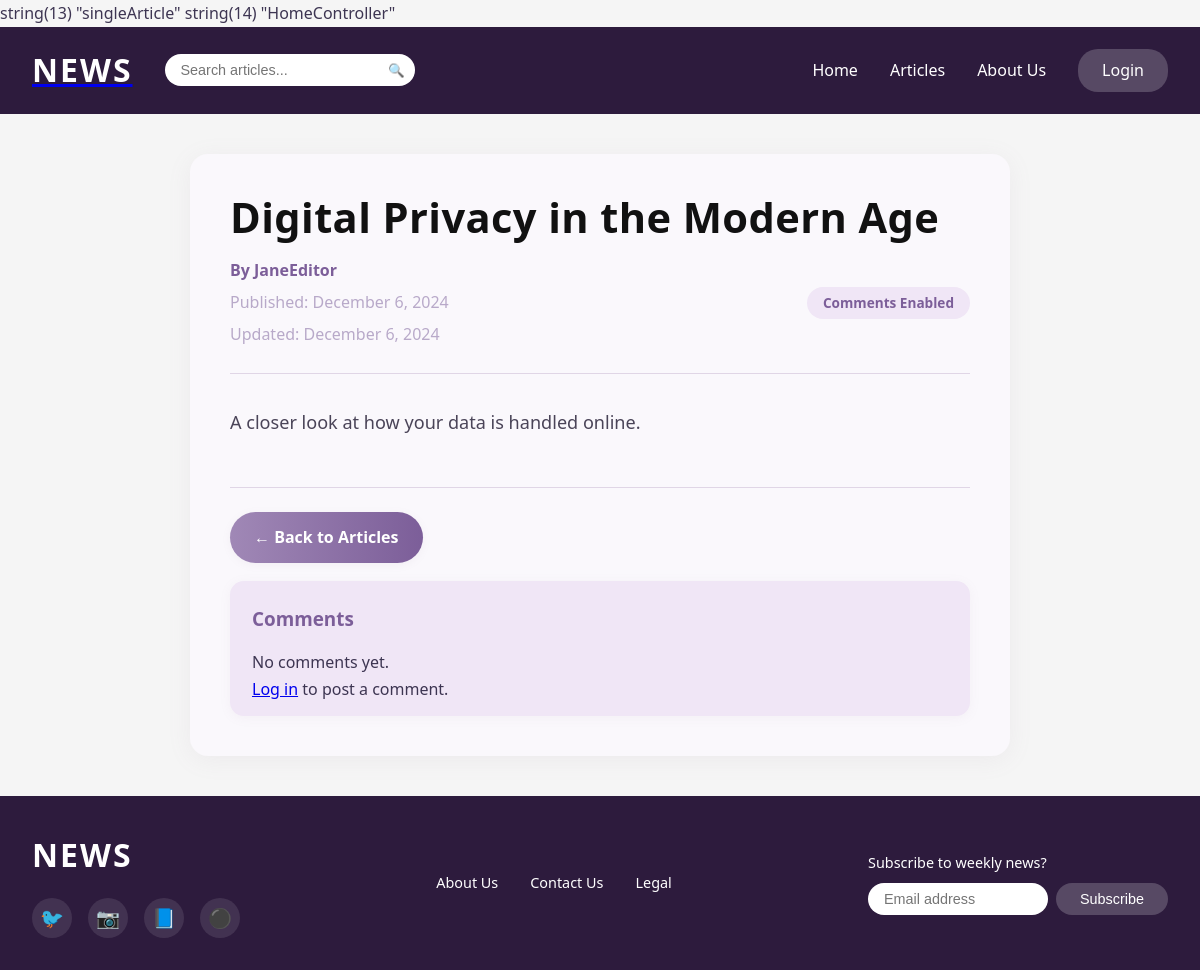
The page /public/article?id=5 on the database as committed earlier.
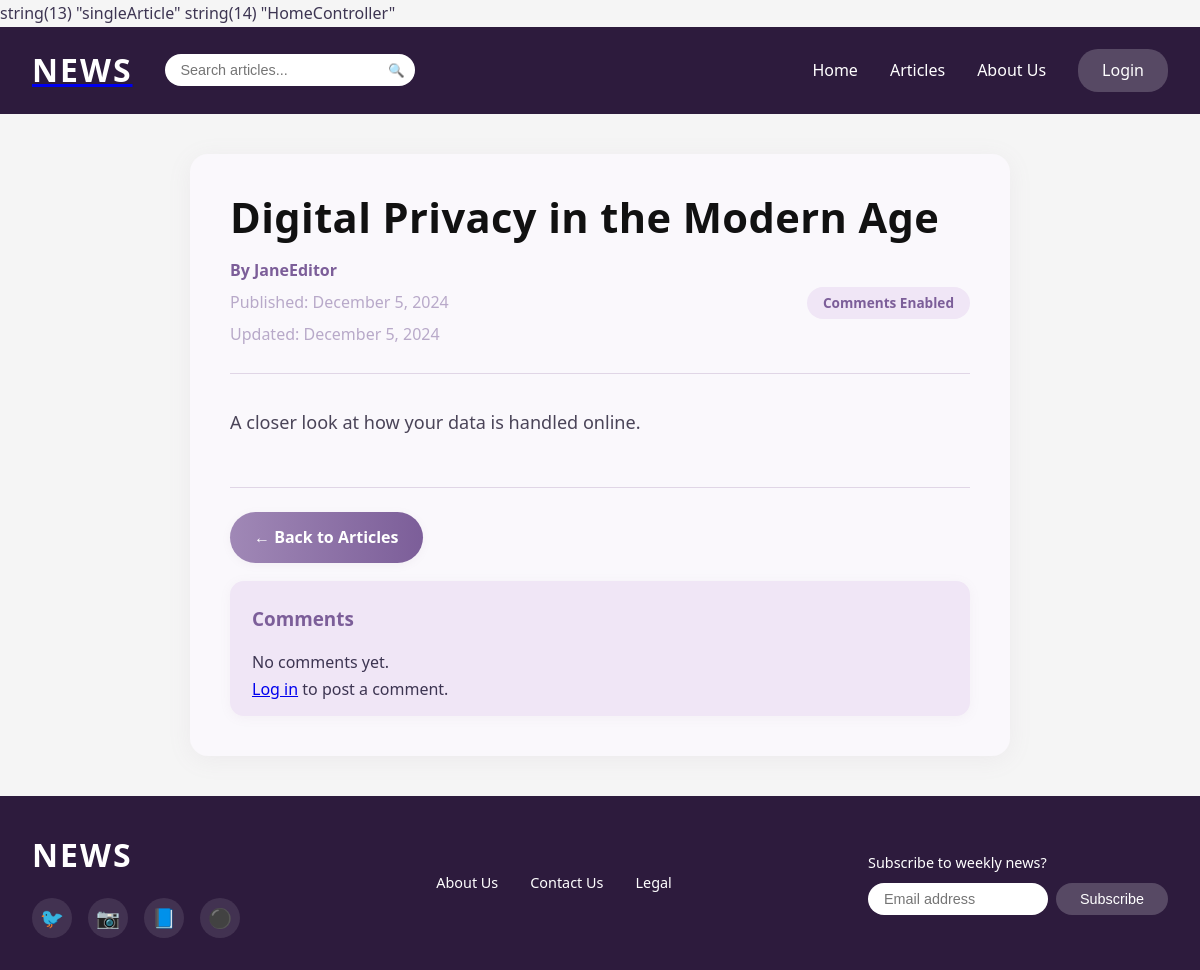
The same page on the database as committed later.
### tables this page shows
CREATE TABLE `articles` (
  `id` int(11) NOT NULL,
  `title` varchar(255) NOT NULL,
  `content` text NOT NULL,
  `author_id` int(11) DEFAULT NULL,
  `is_published` tinyint(1) DEFAULT 0,
  `allow_comments` tinyint(1) DEFAULT 1,
  `created_at` timestamp NOT NULL DEFAULT current_timestamp(),
  `updated_at` timestamp NOT NULL DEFAULT current_timestamp() ON UPDATE current_timestamp(),
  `image_data` longblob DEFAULT NULL,
  `tags_id` int(11) DEFAULT NULL
);

CREATE TABLE `users` (
  `id` int(11) NOT NULL,
  `username` varchar(50) NOT NULL,
  `email` varchar(100) NOT NULL,
  `password` varchar(255) NOT NULL,
  `role_id` int(11) DEFAULT NULL,
  `created_at` timestamp NOT NULL DEFAULT current_timestamp()
);

### app/helpers.php (called while the page is built, shortened)
<?php
function render($view, $data = [], $layout = 'layout') {
    extract($data);
    require views_path($view . '.php');
}
function base_url($path = '') {
    if(defined('BASE_URL')) {
        return BASE_URL . ltrim($path, '/');
    }
    $protocol =
    (!empty($_SERVER['HTTPS']) && $_SERVER['HTTPS'] !== 'off') ||
    $_SERVER['SERVER_PORT'] === 443 ? "https://" : "http://";
    $host = $_SERVER['HTTP_HOST'];
    $base = rtrim(dirname($_SERVER['SCRIPT_NAME']), '/');
    return $protocol . $host . $base . '/' . ltrim($path, '/');
}
function base_path($path = '') {
    return realpath(__DIR__ . '/../' . '/' . ltrim($path, '/'));
}
function views_path($path = '') {
    return base_path('app/views/' . ltrim($path, '/'));
}

### app/controllers/HomeController.php (called while the page is built, shortened)
<?php
class HomeController {
    public function singleArticle() {
        $id = (int)$_GET['id'];
        $db = new Database();
        $pdo = $db->connect();
        $sql = "SELECT a.*, u.username as author_name
                FROM articles a
                LEFT JOIN users u ON a.author_id = u.id
                WHERE a.id = ? AND a.is_published = 1";
        $stmt = $pdo->prepare($sql);
        $stmt->execute([$id]);
        $article = $stmt->fetch(PDO::FETCH_ASSOC);
        $commentModel = new Comment();
        $comments = $commentModel->getByArticle($id);
        $data = [
            'article' => $article,
            'comments' => $comments,
        ];
        render('home/articleSingle', $data);
    }
}

### app/views/home/articleSingle.php (the view, shortened to what the changed rows need)
<head>
    <link rel="stylesheet" href="<?php echo base_url('css/homeArticleSingle.css')?>">
</head>
<div class="single-article-container">
    <div class="article-header">
        <h1 class="article-title"><?= htmlspecialchars($article['title']) ?></h1>
        <div class="article-meta">
            <div class="meta-left">
                <span class="article-author">By <?= htmlspecialchars($article['author_name'] ?? 'Unknown Author') ?></span>
                <span class="article-date">Published: <?= date('F j, Y', strtotime($article['created_at'])) ?></span>
                <?php if ($article['updated_at'] && $article['updated_at'] !== $article['created_at']): ?>
                    <span class="article-updated">Updated: <?= date('F j, Y', strtotime($article['updated_at'])) ?></span>
                <?php endif; ?>
            </div>
            <?php if ($article['allow_comments']): ?>
                <div class="comments-badge">Comments Enabled</div>
            <?php endif; ?>
        </div>
    </div>
    <div class="article-content">
        <?= nl2br(htmlspecialchars($article['content'])) ?>
    </div>
    <div class="article-actions">
        <a href="/PHP_MVC/public/articles" class="back-btn">← Back to Articles</a>
        <?php if ($article['allow_comments']): ?>
            <div class="comments-section">
            </div>
        <?php endif; ?>
    </div>
</div>

Rows that differ between the two databases and show on the page:
changed articles "Digital Privacy in the Modern Age": created_at "December 6, 2024" → "December 5, 2024"; updated_at "December 6, 2024" → "December 5, 2024"
